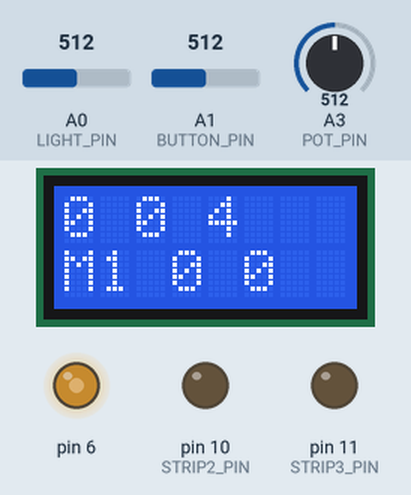
Simulated run of this sketch. Board: Arduino Uno, built with avr-gcc and run on an emulated ATmega328P. Parts: 8×2 character LCD, output pins drawn as LEDs (lit = HIGH). The test bench sets the inputs (shaded band); at power-on: A3 (POT_PIN) = 512, A0 (LIGHT_PIN) = 512, A1 (BUTTON_PIN) = 512. Pins used as bus, display or sensor lines are not drawn; what the sketch prints to the serial monitor is not drawn.

Above: at 10.8 s.
10.9 s: A3 (POT_PIN) set to 0
At 12.6 s:
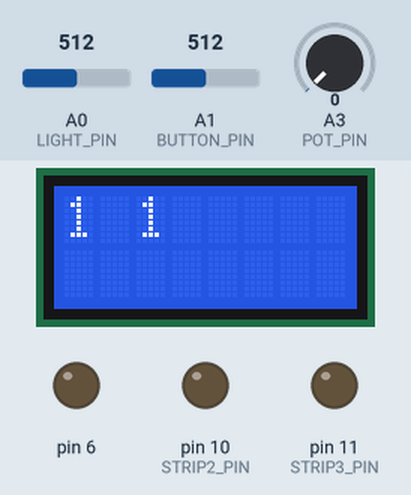
13.9 s: A0 (LIGHT_PIN) set to 390
At 15.45 s:
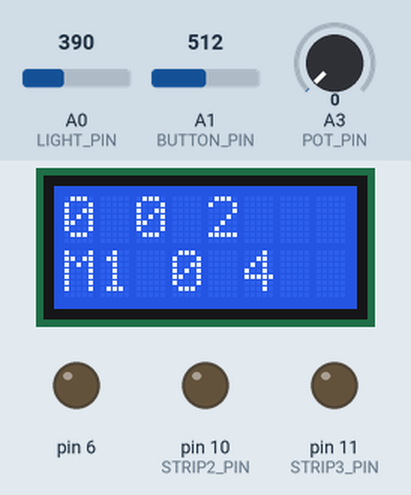
15.9 s: A3 (POT_PIN) set to 16
At 17.3 s:
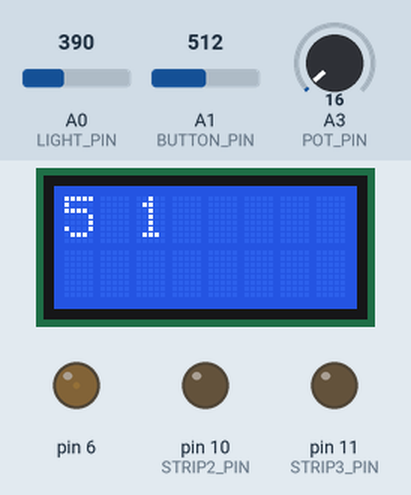
18.9 s: A0 (LIGHT_PIN) set to 410
At 20.25 s:
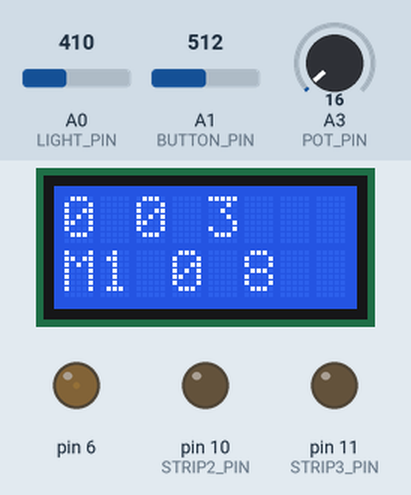
20.7 s: A3 (POT_PIN) set to 716
At 22.2 s:
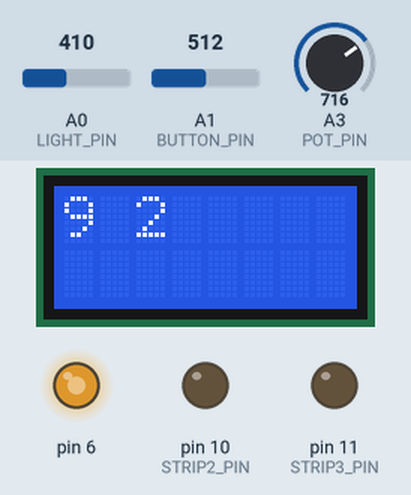
23.7 s: A0 (LIGHT_PIN) set to 511
At 25.05 s:
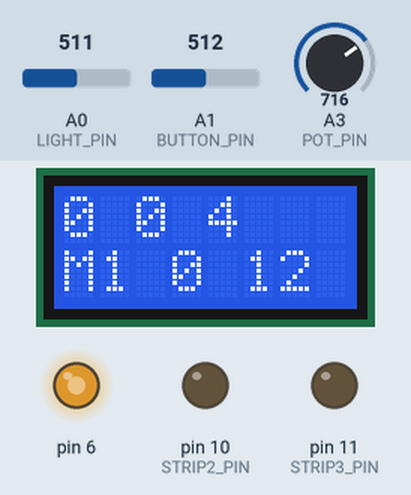
Timing chart, 0 to 29.2 s (numbered marks = the images above; inputs shaded):
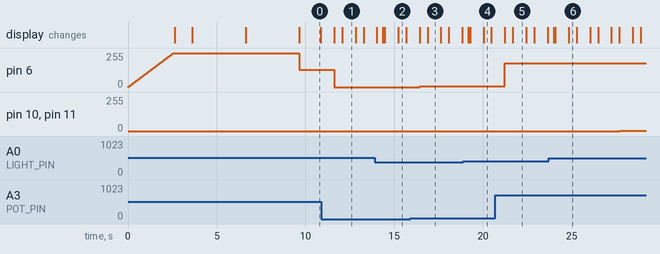

The sketch:

SunriseClockLCD_exp.ino
```cpp
#define TEST_MODE


//#include <LiquidCrystal_8x2.h>
#include <LiquidCrystal.h>

#define BUTTON_PIN A1
#define ERROR_WINDOW 75  // +/- this value, for button input
#define BUTTONDELAY 20

#define NOISE_THRESHOLD    6
#define SECONDS_BUFFER     60
#define SAMPLE_TIME       100
#define AUDIO_TRIGGER_VAL  30
#define MIN_SAMPLE_SIZE    10 * (1000/SAMPLE_TIME)

#define MODE_OFF 0
#define MODE_WAKING 1
#define MODE_ON 2
#define MODE_SLEEP 3
#define MODE_IGNORE_TRIGGER_DELAY 4
#define MODE_IGNORE_TRIGGER 5

#define STRIP1_PIN  5
#define STRIP2_PIN  10
#define STRIP3_PIN  11

#define LIGHT_PIN  A0
#define SWITCH_PIN A1
#define AUDIO_PIN  A2
#define POT_PIN    A3


/*byte brightness_1[256]={
 0,1,1,1,1,1,1,1,1,1,1,1,1,1,1,1,1,1,1,1,1,1,1,1,1,1,1,1,1,1,1,1,2,2,2,2,2,2,2,2,2,2,2,2,2,2,2,2,2,2,2,3,3,3,3,3,3,3,3,3,3,3,3,3,4,4,4,4,4,4,4,4,4,
 4,4,5,5,5,5,5,5,5,5,6,6,6,6,6,6,6,7,7,7,7,7,7,8,8,8,8,8,8,9,9,9,9,10,10,10,10,10,11,11,11,11,12,12,12,13,13,13,13,14,14,14,15,15,15,16,16,16,17,17,18,18,18,19,19,20,20,20,21,21,22,22,23,23,
 24,24,25,26,26,27,27,28,29,29,30,31,31,32,33,33,34,35,36,36,37,38,39,40,41,42,42,43,44,45,46,47,48,50,51,52,53,54,55,57,58,59,60,62,63,64,66,67,69,70,72,74,75,77,79,80,82,84,86,88,90,91,94,
 96,98,100,102,104,107,109,111,114,116,119,122,124,127,130,133,136,139,142,145,148,151,155,158,161,165,169,172,176,180,184,188,192,196,201,205,210,214,219,224,229,234,239,244,250,255};
/**/
int br_100[100];

//#define MAX_COUNTER 768
#define MAX_COUNTER 100

int brightnessEXP = 0;

#ifdef TEST_MODE
unsigned long  DELAY_TOTAL_TIME = 2;  //minutes
unsigned long DELAY_ENABLE_TIME = 5; //in seconds
//unsigned int ledBrightnessDelay = 0;//(DELAY_TOTAL_TIME*60*1000)/MAX_COUNTER; //in miliseconds
unsigned int mode = 1;
#else
unsigned long  DELAY_TOTAL_TIME = 30;  //minutes
unsigned long DELAY_ENABLE_TIME = 2.5*60*60; //in seconds
unsigned int mode = 0;
#endif


unsigned long ledBrightnessDelay = 0;//(DELAY_TOTAL_TIME*60*1000)/MAX_COUNTER; //in miliseconds
unsigned int inputThresholdLevel = 15;
unsigned int inputThresholdTime = 20;  //in seconds
unsigned long maxAudio = 0;
unsigned int str1 = 0;
unsigned int str2 = 0;
unsigned int str3 = 0;
unsigned long count = 0;
unsigned long timeElapsed = 0;

unsigned int lightValue = 0;
int audioValue = 0;
unsigned int potValue   = 0;
unsigned int switchValue= 0;

unsigned long buttonLastChecked = 0;
unsigned long lastButtonPressedTime = 0;
int audioHistory[SECONDS_BUFFER*(1000/SAMPLE_TIME)];
unsigned int audioHistoryPointer = 0;
unsigned long lastAudioSampleTime = 0;

//8 bit: RS, RW, EN, , D4, D5, D6, D7
//RS-->PC0
//RW-->PC1
//EN-->PC2
LiquidCrystal lcd(2,3,4,13,12,8,7);

/*****************************************
 *       Filtering Code Starts Here       *
 ******************************************/
void wait_for_tick(void) {
  unsigned long timestamp = millis();
  while(millis() == timestamp);
}

void wait_for_five_ticks(void) {
  wait_for_tick();
  wait_for_tick();
  wait_for_tick();
  wait_for_tick();
  wait_for_tick();
}

int readAnalog(int sensorPin){
  int total;
  // Filter out any 50 Hz hum by using a 4-point moving average
  // Each sample takes about 0.1ms, so we have to wait a relatively
  // long a while between samples.
  wait_for_tick();
  total = analogRead(sensorPin);
  wait_for_five_ticks();
  total += analogRead(sensorPin);
  wait_for_five_ticks();
  total += analogRead(sensorPin);
  wait_for_five_ticks();
  total += analogRead(sensorPin);
  total  /= 4;
  return total;
}

/*****************************************
 *       Filtering Code Ends Here         *
 ******************************************/

/*****************************************
 *       Multi Button Code Starts Here    *
 ******************************************/
int usedVal = 0;
int buttonPushed(int pinNum) {
  int val = 0;         // variable to store the read value
  digitalWrite((14+pinNum), HIGH); // enable the 20k internal pullup
  val = analogRead(pinNum);   // read the input pin

  // we don't use the upper position because that is the same as the
  // all-open switch value when the internal 20K ohm pullup is enabled.
  //if( val >= 923 and val <= 1023 )

  if ( val >= (400-ERROR_WINDOW) and val <= (400+ERROR_WINDOW) ) { // 430
    return 2;
  }
  else if ( val >= (200-ERROR_WINDOW) and val <= (200+ERROR_WINDOW) ) { // 230
    return 1;
  }
  else{
    return 0;  // no button found to have been pushed
  }
}

/*****************************************
 *       Multi Button Code Ends Here      *
 ******************************************/

int onModeBrightness = 0;

void setup(){

  ledBrightnessDelay = (DELAY_TOTAL_TIME*60*1000)/MAX_COUNTER; //in miliseconds
#ifdef TEST_MODE
  Serial.begin(9600);
  Serial.write("");
  Serial.write("");
#endif

  if(MAX_COUNTER == 768){


    brightnessEXP = 115.595;
  }
  else{
    brightnessEXP = 46;
  }

  for(int i = 0; i < 255; i++){
    delay(10);
    adjustLed(6, i); //sets medium intensity for LCD
  }
  float adjVal = 1;
  br_100[0] = 0;
  for(int i = i; i < 100;i++){

    br_100[i] = round(adjVal);
    adjVal *= 1.06941;

  }


  lcd.begin(8,2);
  lcd.clear();
#ifdef TEST_MODE
  lcd.print("TESTMODE");
  lcd.setCursor(0,1);
  lcd.print("ENABLED");
  mode=1;
#elif


  lcd.print("Starting");
  lcd.setCursor(0,1);
  lcd.print("  v0.1");
#endif
  delay(1000);
  lcd.clear();
  lcd.print(DELAY_TOTAL_TIME);
  lcd.print(" ");
  lcd.print(MAX_COUNTER);
lcd.setCursor(0,1);
lcd.print(DELAY_TOTAL_TIME*60*1000);
  delay(3000);
  lcd.clear();
  lcd.print(ledBrightnessDelay);
  delay(3000);
  lcd.clear();
  onModeBrightness = readAnalog(POT_PIN);

  initMode(mode);


}

int lastButtonPressed = 0;

int readAudioPin(){
  int readAudioValue = analogRead(AUDIO_PIN);
  readAudioValue = abs(readAudioValue-512)-NOISE_THRESHOLD;
  if(readAudioValue < 0) readAudioValue = 0;
  if(readAudioValue > 250) readAudioValue = 250;
  return readAudioValue;
}

int inputOff = 0;
int lastRef = 0;

void loop(){

  int inputPin = POT_PIN;
  int newReading = analogRead(inputPin);
  int diff = (newReading -lastRef);

  if(abs(diff) < NOISE_THRESHOLD){ //input changing too much, cant use it
    if(diff != 0){
      diff=diff/4;
      adjustLed(STRIP1_PIN, str1+diff);
      adjustLed(STRIP2_PIN, str2+diff);
      adjustLed(STRIP3_PIN, str3+diff);
    }

  }
  lastRef = newReading;
/**/
  potValue = analogRead(POT_PIN);
  lightValue = analogRead(LIGHT_PIN);
  //  potValue = readAnalog(POT_PIN);
  //  lightValue = readAnalog(LIGHT_PIN);
  //  adjustLed(6, (potValue-(lightValue/3))/4); // need to work on adjusting LCD brightness when its dark
  adjustLed(6, map(potValue,0,1024,0,256)); // need to work on adjusting LCD brightness when its dark


  if(mode == MODE_ON){
    adjustLed(STRIP1_PIN, str1);
    adjustLed(STRIP2_PIN, str2);
    adjustLed(STRIP3_PIN, str3);

    if(abs(potValue-onModeBrightness) > NOISE_THRESHOLD ){
      onModeBrightness = potValue;
      count = potValue * 0.7470703125;
      setBrightness(count);
      if(count > MAX_COUNTER){
        initMode(MODE_ON);
      }
      /**
       * if(count < 255) {
       * str1 = count;
       * str2=0;
       * str3=0;
       * }
       * else if(count < 510){
       * str1=255;
       * str2=count-255;
       * str3=0;
       * }
       * else if(count < 765){
       * str1=255;
       * str2=255;
       * str3=count-510;
       * }
       * else {
       * str1=255;
       * str2=255;
       * str3=255;
       * mode=MODE_ON;
       * count = 0;
       }/**/
    }
  }
  else if(mode == MODE_OFF){
    if( (millis() - lastAudioSampleTime) > SAMPLE_TIME){
      setBrightness(0);

      audioHistory[audioHistoryPointer ++] = readAudioPin();
      if(audioHistoryPointer > (SECONDS_BUFFER*(1000/SAMPLE_TIME))) audioHistoryPointer = 0;

      unsigned long averageLevel = 0;
      unsigned int levelCount = 0;
      for (int i = 0; i < SECONDS_BUFFER*(1000/SAMPLE_TIME); i++) {
        int value = audioHistory[i];

        if(value > 0){
          averageLevel += value;
          levelCount ++;
        }
      }
      averageLevel = averageLevel / (1000/SAMPLE_TIME);
      maxAudio=averageLevel;
      lastAudioSampleTime = millis();
      count = levelCount;

      if(averageLevel >= AUDIO_TRIGGER_VAL && levelCount >= MIN_SAMPLE_SIZE){
        initMode(MODE_WAKING);
      }
    }

  }
  else if(mode == MODE_WAKING){
    //    debug();
    if(abs(millis () - timeElapsed) > ledBrightnessDelay){
      timeElapsed = millis();

      setBrightness(count++);
      if(count > MAX_COUNTER) initMode(MODE_ON);
    }
  }
  else if(mode == MODE_SLEEP){
    if(abs(millis () - timeElapsed) > ledBrightnessDelay){
      timeElapsed = millis();
      count--;
      if(count <= 0){

        initMode(MODE_IGNORE_TRIGGER_DELAY);

      }
      else {
        setBrightness(count);
      }
    }
  }
  else if(mode == MODE_IGNORE_TRIGGER_DELAY){
    setBrightness(0);
    count = (DELAY_ENABLE_TIME -(abs(millis () - timeElapsed)/1000) )   ;
    if((abs(millis () - timeElapsed)/1000) > DELAY_ENABLE_TIME){
      initMode(MODE_OFF);
    }
  }
  /**/

  //*******************  Check if buttons were pressed
  if( buttonLastChecked == 0 ) // see if this is the first time checking the buttons
    buttonLastChecked = millis()+BUTTONDELAY;  // force a check this cycle
  if( millis() - buttonLastChecked > BUTTONDELAY ) { // make sure a reasonable delay passed
    if( int buttNum = buttonPushed(BUTTON_PIN) ) {
      if(lastButtonPressed != buttNum){
        lastButtonPressed = buttNum;
        lastButtonPressedTime = millis();
      }

    }
    else {
      if(lastButtonPressed){
        unsigned long buttonPressedTime = millis()/lastButtonPressedTime;
        buttonHandler(lastButtonPressed,buttonPressedTime);
      }


      lastButtonPressed = 0;
    }

    //        if(lastButtonPressed != 0){
    buttonLastChecked = millis(); // reset the lastChecked value
  }
  //*******************  END Check if buttons were pressed


  updateDisplay();
}

int prevBrightness =0;
int prevStr1 = 0;
int prevStr2 = 0;
int prevStr3 = 0;


void setBrightness(int brightness){

  lcd.clear();
  lcd.print(brightness);
  lcd.print(" ");
  lcd.print(br_100[brightness]);

  if(brightness > MAX_COUNTER){
    brightness = MAX_COUNTER;
  }


  if(brightness == 0 || brightness < 0){
    adjustLed(STRIP1_PIN, 0);
    adjustLed(STRIP2_PIN, 0);
    adjustLed(STRIP3_PIN, 0);
  }
  else  {

    //    int newBrightness=brightness_1[brightness/3];
    int newBrightness=br_100[brightness]/3;

    int scale = brightness % 3;
    if(newBrightness < 25){
      str1 = newBrightness;
      str2 = newBrightness;
      str3 = newBrightness;
    }
    else {
      str1=str2=str3=newBrightness;
      if(scale == 0) {
        str2=str3=newBrightness-1;
      }
      else if (scale == 1){
        str3=newBrightness-1;
      }
    }


    prevBrightness = newBrightness;
#ifdef TEST_MODE
    Serial.print(millis());
    Serial.print(",");
    Serial.print(brightness);
    Serial.print(",");
    Serial.print(str1);
    Serial.print(",");
    Serial.print(str2);
    Serial.print(",");
    Serial.print(str3);
    Serial.print(",");
    Serial.print(str3);
    Serial.print(",");
    Serial.println(readAnalog(LIGHT_PIN));
#endif
    adjustLed(STRIP1_PIN, str1);
    adjustLed(STRIP2_PIN, str2);
    adjustLed(STRIP3_PIN, str3);
  }
  #ifdef TEST_MODE
  delay(750);
  #endif
}


void initMode(int newMode){

  for (int i = 0; i < SECONDS_BUFFER*(1000/SAMPLE_TIME); i++) {
    audioHistory[i] = 0;
  }

  if(newMode == MODE_OFF){
    setBrightness(0);
  }
  else if(newMode == MODE_WAKING){
    //timeElapsed = millis();
    count = 0;
  }
  else if(newMode == MODE_ON){
    setBrightness(MAX_COUNTER);
  }
  else if(newMode == MODE_SLEEP){
    count = MAX_COUNTER;
  }
  else if(newMode == MODE_IGNORE_TRIGGER_DELAY){
    str1=0;
    str2=0;
    str3=0;
    //timeElapsed = millis();
  }
  else if(newMode == MODE_IGNORE_TRIGGER){

  }

  timeElapsed = millis();
  mode = newMode;


}


void buttonHandler(unsigned int button, unsigned long timeHeld){
  if(button == 1){
    if(mode == MODE_OFF){
      initMode(MODE_ON);

    }
    else if(mode == MODE_ON){
      initMode(MODE_SLEEP);
    }
    else if(mode == MODE_SLEEP){
      initMode(MODE_IGNORE_TRIGGER_DELAY);
    }
    else if(mode == MODE_IGNORE_TRIGGER_DELAY){
      initMode(MODE_ON);
    }

  }

  if(button == 2){
    if(mode == MODE_ON){
      initMode(MODE_OFF);
    }
  }

}

void adjustLed(int pin,int value){
  if(value > 255) value = 255;
  if(value < 0)   value = 0;
  analogWrite(pin,value);
}

unsigned long lastUpdated = 0;


void updateDisplay(){

  if(abs(millis()-lastUpdated) > 333){
    unsigned int time_in_mode = (millis() - timeElapsed) / 1000 / 60; //time in seconds)
    lcd.clear();
    //lcd.print(maxAudio);
    lcd.print(str1);
    lcd.print( " "  );
    //lcd.print(count);
lcd.print(str2);
    lcd.print( " "  );
    lcd.print(lightValue/100-1);
    lcd.setCursor(0,1);
    lcd.print("M");
    lcd.print(mode);
    lcd.print(" ");
    lcd.print(usedVal);
    lcd.print(" ");
    /*
    if(time_in_mode < 100) {
      lcd.print(time_in_mode);
    }
    else {
      lcd.print(time_in_mode/60);
    }/**/
    lcd.print(count);
    //lcd.print(lightValue);
    maxAudio = 0;
    lastUpdated = millis();
  }
}
```

Measured:
- after the input at 10.9 s, pin 6: 128/255 → 0/255 after 0.71 s
- after the input at 15.9 s, pin 6: 0/255 → 4/255 after 0.53 s
- after the input at 20.7 s, pin 6: 4/255 → 179/255 after 0.53 s
- by itself, pin 6: rises from 1/255 to 254/255 in 2.5 s, then falls to 128/255 in 7.1 s
- what the display in image 0 shows lasts 1.2 s, from 9.7 s to 10.9 s
- what the display in image 1 shows lasts 0.7 s, from 12.1 s to 12.8 s
- what the display in image 2 shows lasts 0.5 s, from 15.2 s to 15.7 s
